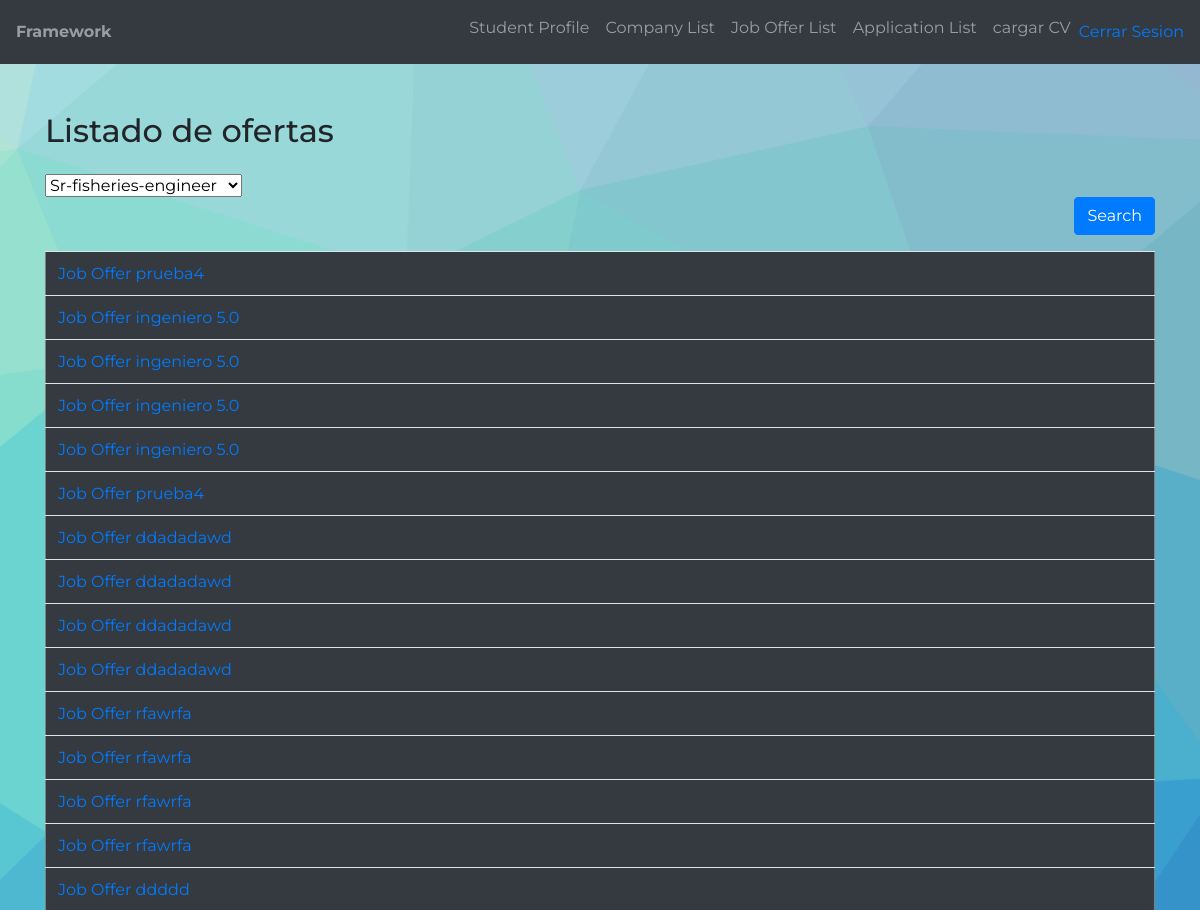
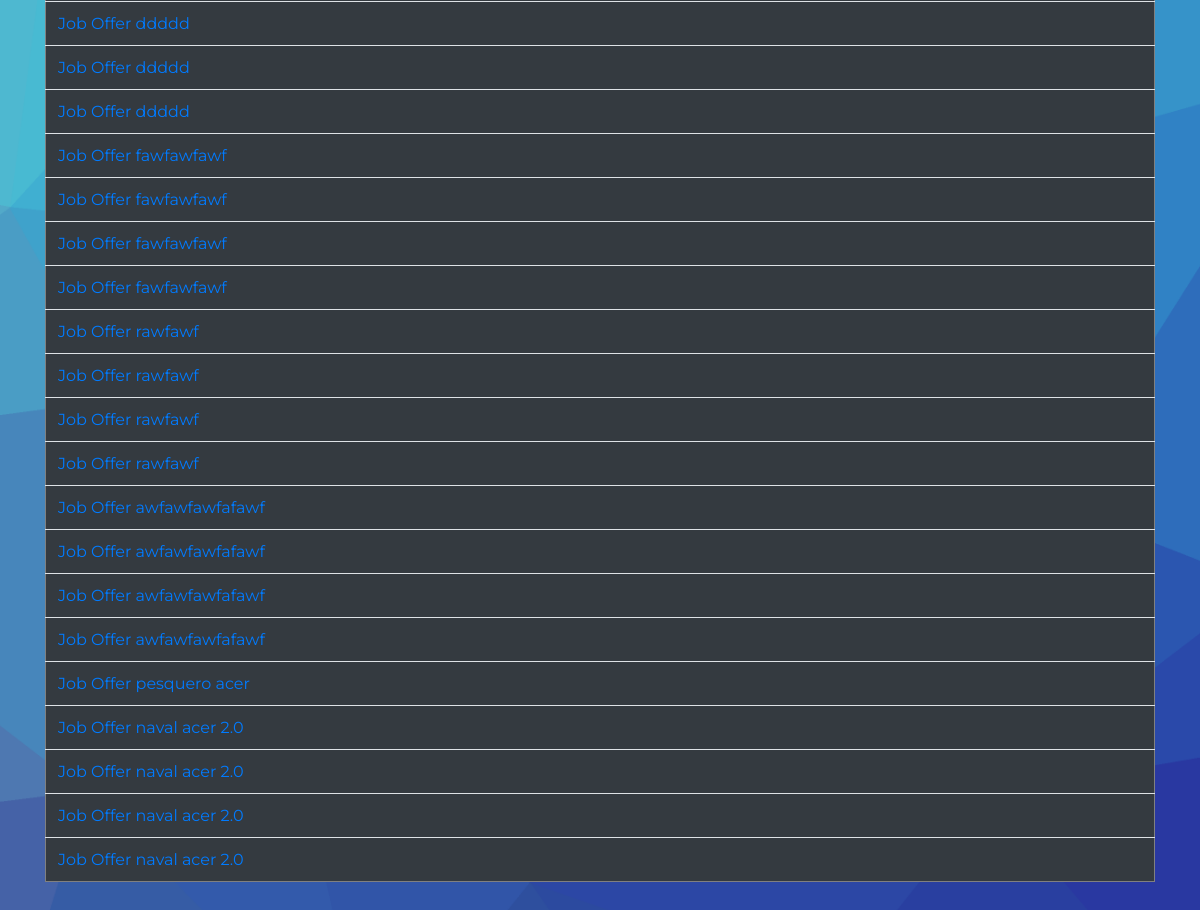
Page /Ofert/ShowListJobOferView (signed in) on the committed database (2 pictures, top to bottom).
### tables this page shows
CREATE TABLE `student` (
  `studentId` int(11) NOT NULL,
  `careerId` int(11) NOT NULL,
  `firstName` varchar(50) NOT NULL,
  `lastName` varchar(50) NOT NULL,
  `dni` varchar(50) NOT NULL,
  `fileNumber` varchar(50) NOT NULL,
  `gender` varchar(50) NOT NULL,
  `birthDate` date DEFAULT NULL,
  `email` varchar(100) NOT NULL,
  `phoneNumber` varchar(50) NOT NULL,
  `activo` tinyint(1) DEFAULT NULL CHECK (`activo` in (1,0)),
  `password` varchar(50) NOT NULL,
  PRIMARY KEY (`studentId`),
  UNIQUE KEY `unq_dni` (`dni`),
  UNIQUE KEY `unq_email` (`email`),
  UNIQUE KEY `unq_fileNumber` (`fileNumber`),
  KEY `fk_career` (`careerId`),
  CONSTRAINT `fk_career` FOREIGN KEY (`careerId`) REFERENCES `career` (`careerId`)
);

CREATE TABLE `job_ofert` (
  `id_JobOfert` int(11) NOT NULL AUTO_INCREMENT,
  `id_company` int(11) NOT NULL,
  `jobPositionId` int(11) NOT NULL,
  `cargaHoraria` int(11) NOT NULL,
  `activo` tinyint(1) DEFAULT NULL CHECK (`activo` in (1,0)),
  `titulo` varchar(100) NOT NULL,
  `descripcion` varchar(200) NOT NULL,
  `puesto` varchar(100) NOT NULL,
  `imagen` blob DEFAULT NULL,
  PRIMARY KEY (`id_JobOfert`),
  KEY `fk_id_compan` (`id_company`),
  KEY `fk_id_jobPosition` (`jobPositionId`),
  CONSTRAINT `fk_id_compan` FOREIGN KEY (`id_company`) REFERENCES `company` (`id_company`),
  CONSTRAINT `fk_id_jobPosition` FOREIGN KEY (`jobPositionId`) REFERENCES `job` (`jobPositionId`)
);

### index.php (called while the page is built, shortened)
<?php
	require "Config/Autoload.php";
	require_once(VIEWS_PATH."header.php");
	Router::Route(new Request());
	require_once(VIEWS_PATH."footer.php");
?>

### Config/Autoload.php (called while the page is built, shortened)
<?php namespace Config;
    class Autoload {
        public static function Start() {
            spl_autoload_register(function($className)
			{
                $classPath = ucwords(str_replace("\\", "/", ROOT.$className).".php");
			});
        }
    }
?>

### DAO/Connection.php (called while the page is built, shortened)
<?php
    class Connection
    {
        private $pdo = null;
        private $pdoStatement = null;
        private static $instance = null;
        private function __construct()
        {
            try
            {
                $this->pdo = new PDO("mysql:host=".DB_HOST."; dbname=".DB_NAME, DB_USER, DB_PASS);
                $this->pdo->setAttribute(PDO::ATTR_ERRMODE, PDO::ERRMODE_EXCEPTION);
            }
            catch(Exception $ex)
            {
                throw $ex;
            }
        }
        public static function GetInstance()
        {
            if(self::$instance == null)
                self::$instance = new Connection();
            return self::$instance;
        }
        public function Execute($query, $parameters = array(), $queryType = QueryType::Query)
	    {
            try
            {
                $this->Prepare($query);
                $this->pdoStatement->execute();
                return $this->pdoStatement->fetchAll();
            }
            catch(Exception $ex)
            {
                throw $ex;
            }
        }
        private function Prepare($query)
        {
            try
            {
                $this->pdoStatement = $this->pdo->prepare($query);
            }
            catch(Exception $ex)
            {
                throw $ex;
            }
        }
    }
?>

### DAO/StudentDAO.php (called while the page is built, shortened)
<?php
class StudentDAO implements IViews
{
    private $tableName = "student";
    public function GetAll()
    {
        try {
            $studentList = array();
            $query = "SELECT * FROM " . $this->tableName;
            $this->connection = Connection::GetInstance();
            $resultSet = $this->connection->Execute($query);
            foreach ($resultSet as $valuesArray) {
                $student = new Student();
                $student->setStudentId($valuesArray["studentId"]);
                $student->setCareerId($valuesArray["careerId"]);
                $student->setFirstName($valuesArray["firstName"]);
                $student->setLastName($valuesArray["lastName"]);
                $student->setDni($valuesArray["dni"]);
                $student->setFileNumber($valuesArray["fileNumber"]);
                $student->setGender($valuesArray["gender"]);
                $student->setBirthDate($valuesArray["birthDate"]);
                $student->setEmail($valuesArray["email"]);
                $student->setPhoneNumber($valuesArray["phoneNumber"]);
                $student->setActivo($valuesArray["activo"]);
                $student->setPassword($valuesArray["password"]);
                array_push($studentList, $student);
            }
            return $studentList;
        } catch (Exception $ex) {
            throw $ex;
        }
    }
}

### Models/Student.php (called while the page is built, shortened)
<?php
class Student extends Usuario
{
    public function setFileNumber($fileNumber)
    {
        return $this;
    }
    public function setPhoneNumber($phoneNumber)
    {
        return $this;
    }
    public function setGender($gender)
    {
        return $this;
    }
   public function setStudentId($studentId)
   {
      return $this;
   }
    public function setCareerId($careerId)
    {
        return $this;
    }
    public function setPassword($password)
    {
        return $this;
    }
}

### Models/Usuario.php (called while the page is built, shortened)
<?php
    class Usuario
    {
        private $email;
        public function getEmail()
        {
                return $this->email;
        }
        public function setEmail($email)
        {
                $this->email = $email;
                return $this;
        }
        public function setDni($dni)
        {
                return $this;
        }
        public function setBirthDate($birthDate)
        {
                return $this;
        }
        public function setActivo($activo)
        {
                return $this;
        }
    }
?>

### Models/JobOfert.php (called while the page is built, shortened)
<?php
class JobOfert
{
 private $id_JobOfert;
  private $titulo;
  private $puesto;
 public function getId_JobOfert()
 {
  return $this->id_JobOfert;
 }
 public function setId_JobOfert($id_JobOfert)
 {
  $this->id_JobOfert = $id_JobOfert;
  return $this;
 }
  public function getTitulo()
  {
    return $this->titulo;
  }
  public function setTitulo($titulo)
  {
    $this->titulo = $titulo;
    return $this;
  }
  public function getPuesto()
  {
    return $this->puesto;
  }
  public function setPuesto($puesto)
  {
    $this->puesto = $puesto;
    return $this;
  }
}
?>

### DAO/JobOfertDAO.php (called while the page is built, shortened)
<?php
class JobOfertDAO implements IViews
{
    private $tableName = "job_ofert";
    public function GetAll()
    {
        try {
            $jobOfertList = array();
            $query = "SELECT * FROM " . $this->tableName;
            $this->connection = Connection::GetInstance();
            $resultSet = $this->connection->Execute($query);
            foreach ($resultSet as $valuesArray) {
                $job = new JobOfert();
                $job->setId_JobOfert($valuesArray["id_JobOfert"]);
                $job->setId_company($valuesArray["id_company"]);
                $job->setJobPositionId($valuesArray["jobPositionId"]);
                $job->setCargaHoraria($valuesArray["cargaHoraria"]);
                $job->setActivo($valuesArray["activo"]);
                $job->setTitulo($valuesArray["titulo"]);
                $job->setDescripcion($valuesArray["descripcion"]);
                $job->setPuesto($valuesArray["puesto"]);
		$job->setImagen($valuesArray["imagen"]);
                array_push($jobOfertList, $job);
            }
            return $jobOfertList;
        } catch (Exception $ex) {
            throw $ex;
        }
    }
}

### Views/listJobOfert.php (the view, shortened to what this page needs)
<main class="py-5">
     <section id="listado" class="mb-5">
          <div class="container">
               <h2 class="mb-4">Listado de ofertas</h2>
               <form action=<?php echo FRONT_ROOT ?>Ofert\serachOfert method="post">
                    <div class="mb-3">
                         <select id="puesto" name="puesto">
                              <?php
                              foreach ($jobOfertFiltro as $jobOfert) : ?>
                                   <?php $puesto = $jobOfert->getPuesto();
                                   $puesto = str_replace(" ", "-", $puesto);
                                   ?>
                                   <option value=<?= $puesto ?>><?php echo $puesto ?></option>
                                   <br>
                              <?php endforeach; ?>
                         </select>
                         <button type="submit" name="" class="btn btn-primary ml-auto d-block">Search</button>
                    </div>
                    <div>
                    <table class="table bg-light-alpha" border="1" TABLE ALIGN="center" >
                         <thead class="bg-dark text-white">
                              <?php foreach ($jobOfertFiltro as $key => $value) : ?>
                                   <tr>
                                   <?php $id_JobOfert = $value->getId_JobOfert(); ?>
                                   <td><a href=<?php echo FRONT_ROOT ?>Ofert\SeeOfert?id_JobOfert=<?php echo $id_JobOfert ?>>
                                         Job Offer <?php echo $value->getTitulo(); ?> </td>
                                   </tr>
                              <?php endforeach; ?>
                         </thead>
                    </table></div>
          </div>
     </section>
</main>

### Views/header.php (shortened to what this page needs)
<?php
if (isset($_SESSION['user']))
  if ($_SESSION['user']=="student")
  {
    require_once(VIEWS_PATH . "nav.php");
  } else if ($_SESSION['user']=="admin")
  {
    require_once(VIEWS_PATH . "navAdmin.php");
  }else if ($_SESSION['user']=="company"){
    require_once(VIEWS_PATH . "navCompany.php");
  }
?>
<!doctype html>
<html lang="en">
<head>
     <link rel="stylesheet" type="text/css" href="<?php echo CSS_PATH ?>bootstrap.min.css">
     <link rel="stylesheet" type="text/css" href="<?php echo CSS_PATH ?>estilos.css">
</head>
<body>

### Views/nav.php
<nav class="navbar navbar-expand-lg  navbar-dark bg-dark">
     <span class="navbar-text">
          <strong>Framework</strong>
     </span>
     <ul class="navbar-nav ml-auto">
          <li class="nav-item">
               <a class="nav-link" href=<?php echo FRONT_ROOT?>Student\Profile>Student Profile</a>
          </li>
          <br>
          <li class="nav-item">
               <a class="nav-link" href=<?php echo FRONT_ROOT?>Company\ShowListView>Company List</a>
          </li>
          <br>
          <br>
          <li class="nav-item">
               <a class="nav-link" href=<?php echo FRONT_ROOT?>Ofert\ShowListJobOferView > Job Offer List </a>
          </li>
          <br>
          <li class="nav-item">
               <a class="nav-link" href=<?php echo FRONT_ROOT?>Application\listarApplication >Application List </a>
          </li>
          <br>
          <li class="nav-item">
               <a class="nav-link" href=<?php echo FRONT_ROOT?>Student\showAddCv >cargar CV </a>
          </li>
     </ul>
     <a href=<?php echo FRONT_ROOT?>Session\logout >Cerrar Sesion</a>
</nav>

### Config/Router.php (shortened to what this page needs)
<?php
    class Router
    {
        public static function Route(Request $request)
        {
            $methodName = $request->getmethod();
            $methodParameters = $request->getparameters();
            $controller = new $controllerClassName;
            if(!isset($methodParameters))
                call_user_func(array($controller, $methodName));
            else
                call_user_func_array(array($controller, $methodName), $methodParameters);
        }
    }
?>

### Controllers/OfertController.php (shortened to what this page needs)
<?php
class OfertController
{
    private $jobOfertDAO;
    public function __construct()
    {
        $this->jobOfertDAO = new JobOfertDAO();
        $this->jobPositionDAO = new JobPositionDAO();
        $this->studetDAO = new StudentDAO();
    }
    ?>
    <?php
    public function ShowListJobOferView()
    {
        $studentList = $this->studetDAO->GetAll();
        foreach ($studentList as $student) {
            if ($_SESSION["email"] == $student->getEmail()) {
                $idCareer = $student->getCareerId();
                $this->filtroListJobOfert($idCareer);
            }
        }
    }
    public function filtroListJobOfert($idCareer)
    {
        $jobOfertList = $this->jobOfertDAO->GetAll();
        $jobPositionList = $this->jobPositionDAO->GetAll();
        $jobPositionArray = array();
        $jobOfertFiltro = array();
        foreach ($jobPositionList as $jobPosition) {
            if ($jobPosition->getCareerId() == $idCareer) {
                array_push($jobPositionArray, $jobPosition->getJobPositionId());
            }
        }
        foreach ($jobOfertList as $jobOfert) {
            foreach ($jobPositionArray as $job) {
                for ($i = 0; $i < count($jobPositionArray); $i++) {
                    if ($job[$i] == $jobOfert->getJobPositionId()) {
                        array_push($jobOfertFiltro, $jobOfert);
                    }
                }
            }
        }
        require_once(VIEWS_PATH . "listJobOfert.php");
    }
}

### Views/footer.php
</body>
</html>

### Views/css/estilos.css (style rules this page uses)
html, body { height: 100%; }
body { font-family: 'Montserrat', sans-serif; background: url(../img/bg.png) no-repeat center center fixed; -webkit-background-size: cover; -moz-background-size: cover; -o-background-size: cover; background-size: cover; }
.bg-light-alpha { background-color: rgba(255,255,255,0.2); }

### rows in the picture
job_ofert: titulo "prueba4"
job_ofert: titulo "ingeniero 5.0"
job_ofert: titulo "prueba4"
job_ofert: titulo "ddadadawd"
job_ofert: titulo "rfawrfa"
job_ofert: titulo "ddddd"
job_ofert: titulo "fawfawfawf"
job_ofert: titulo "rawfawf"
job_ofert: titulo "awfawfawfafawf"
job_ofert: titulo "pesquero acer"
job_ofert: titulo "naval acer 2.0"

### other values in the picture
form field puesto "Sr-fisheries-engineer"
